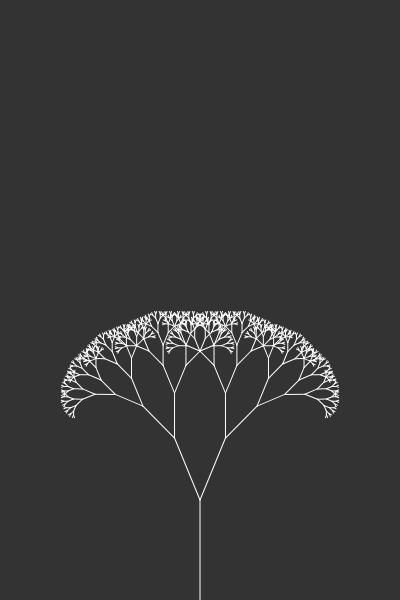
Frame 1 (no input)
Frame 60 (no input): identical to frame 1, image omitted
Frame 120 (the mouse pressed at the canvas centre since frame 60): identical to frame 1, image omitted

The p5.js sketch that drew this single still picture (run headless with seeded random() and noise() and a simulated clock; from frame 60 on, the mouse is pressed at the canvas centre):

// p5.js sketch
// ── sketch.js
var angle = 0;
var slider;

function setup(){
    createCanvas(400,600);
    angle_slider = createSlider(0, PI/3, PI/8, 0.01);
    len_slider = createSlider(0, 200, 100, 2);
    
}

function draw(){
    background(51);
    
    angle = angle_slider.value();
    len = len_slider.value();
    
    stroke(255);
    translate(200, height);
    
    branch(len);   
}

function branch(len){
    line(0, 0, 0, -len);
    translate(0, -len);
    if(len>4){
        push();
        rotate(angle);
        branch(len*0.67);
        pop();
        
        push();
        rotate(-angle);
        branch(len*0.67);
        pop();
    }
}
